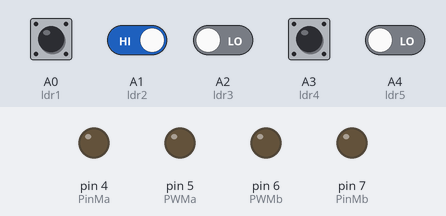
Simulated run of this sketch. Board: Arduino Uno, built with avr-gcc and run on an emulated ATmega328P. Parts: output pins drawn as LEDs (lit = HIGH). The test bench sets the inputs (shaded band); at power-on: A0 (ldr1), A1 (ldr2), A3 (ldr4) HIGH, A2 (ldr3), A4 (ldr5) LOW.

Above: at 1.2 s.
1.3 s: A1 (ldr2) driven LOW
At 1.7 s:
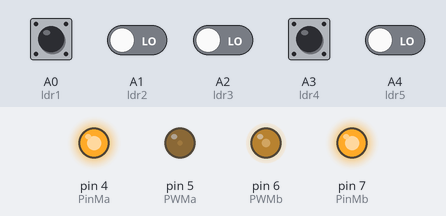
2.8 s: A2 (ldr3) driven HIGH
At 4.0 s:
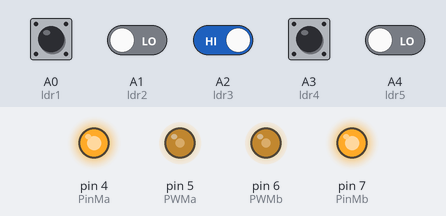
4.3 s: A2 (ldr3) driven LOW
At 5.2 s:
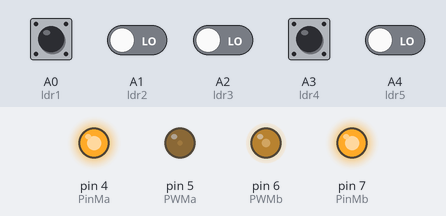
Timing chart, 0 to 7.3 s (numbered marks = the images above; inputs shaded):
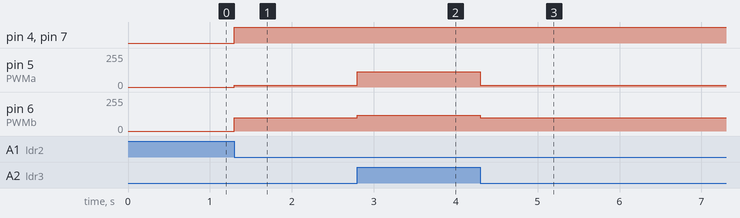

The sketch:

line_tracking.ino
```cpp
int PinMa=4;
int PWMa=5;
int PinMb=7;
int PWMb=6;

const int ldr1 = A0;
const int ldr2 = A1;
const int ldr3 = A2;
const int ldr4 = A3;
const int ldr5 = A4;

int DS_1=0;
int DS_2=0;
int DS_3=0;
int DS_4=0;
int DS_5=0;

void move (int x, int y){
  digitalWrite (PinMa,HIGH);
  analogWrite(PWMa,y);
  digitalWrite (PinMb,HIGH);
  analogWrite(PWMb,x);
}

void setup() {
  // put your setup code here, to run once:
  Serial.begin(57600);

pinMode(PinMa, OUTPUT);
pinMode(PWMa, OUTPUT);
pinMode(PinMb, OUTPUT);
pinMode(PWMb, OUTPUT);

pinMode(ldr1, INPUT);
pinMode(ldr2, INPUT);
pinMode(ldr3, INPUT);
pinMode(ldr4, INPUT);
pinMode(ldr5, INPUT);

}

void loop() {
  // put your main code here, to run repeatedly:

DS_1 = digitalRead(ldr1);
DS_2 = digitalRead(ldr2);
DS_3 = digitalRead(ldr3);
DS_4 = digitalRead(ldr4);
DS_5 = digitalRead(ldr5);

if (DS_1 == 0 &&DS_2 == 1 && DS_3 == 1 && DS_4 == 1 && DS_5 == 0||DS_1 == 0 &&DS_2 == 0 && DS_3 == 1 && DS_4 == 0 && DS_5 == 0){
  move(120,120);
}

else if (DS_2 == 0 && DS_3 == 0 && DS_4 == 0 && DS_1 == 0 && DS_5 == 0) { // semicircule

  while(DS_3==0){
  move(80,80);
  DS_3 = digitalRead(ldr3);
}


}

else if (DS_2 == 1 && DS_3 == 1 && DS_4 == 1 && DS_1 == 1 && DS_5 == 1) { // semicircule

  while(DS_1==1 && DS_5==1){
  move(80,80);
  DS_1 = digitalRead(ldr1);
  DS_5 = digitalRead(ldr5);
}
if (DS_1==0 &&DS_5==1){
  move(100,50);
  }
  else if (DS_1==1 &&DS_5==0){
  move(50,100);
  }
  else {
  move(120,120);
  }
}

else if (DS_2 == 1 && DS_3 == 1 && DS_4 == 0){
  move(115,120);
}

else if (DS_2 == 0 && DS_3 == 1 && DS_4 == 1){
  move (120,115);
}

else if (DS_2 == 0 && DS_3 == 0 && DS_4 == 1) { // elf 4mal
while(DS_3==0){
  move(100,15);
  DS_3 = digitalRead(ldr3);
  if(DS_4==0){
    break;
  }
}
}
else if (DS_2 == 1 && DS_3 == 0 && DS_4 == 0) { // elf emen
while(DS_3==0){
  move(15,100);
  DS_3 = digitalRead(ldr3);
  if(DS_2==0){
    break;
  }
}
}

}
```

Measured:
- after the input at 1.3 s, pin 4 (PinMa), pin 7 (PinMb): LOW → HIGH at once; pin 5 (PWMa): 0/255 → 15/255 at once; pin 6 (PWMb): 0/255 → 100/255 at once
- after the input at 2.8 s, pin 5 (PWMa): 15/255 → 115/255 at once; pin 6 (PWMb): 100/255 → 120/255 at once
- after the input at 4.3 s, pin 5 (PWMa): 115/255 → 15/255 at once; pin 6 (PWMb): 120/255 → 100/255 at once
